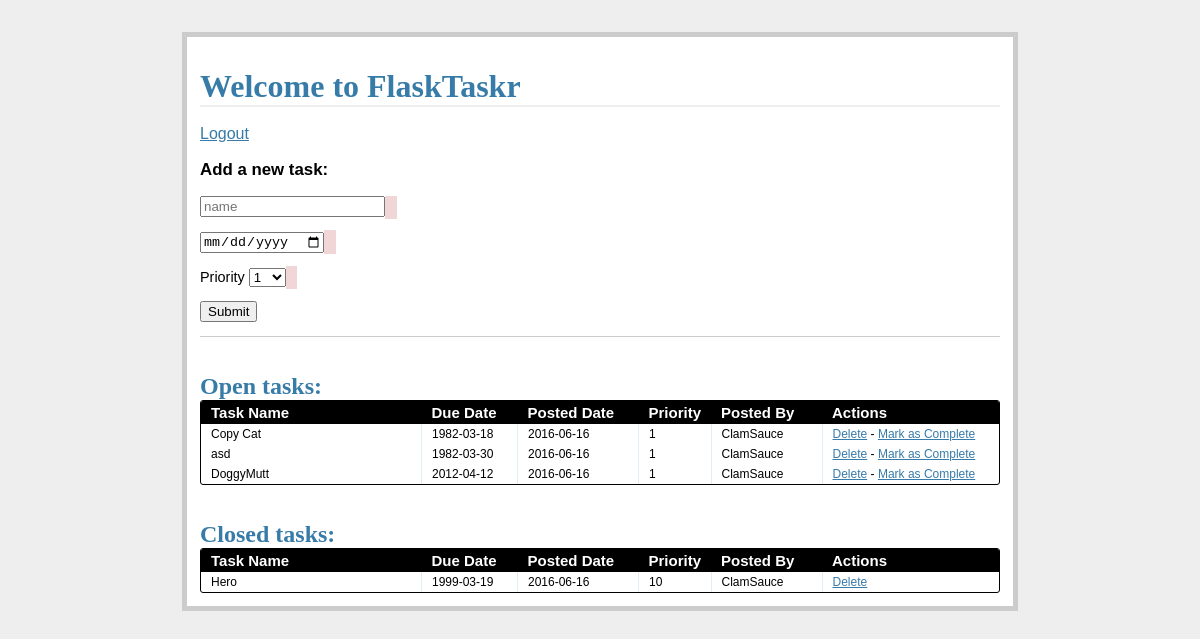
/tasks/ (signed in), run on an earlier commit of the app's database.
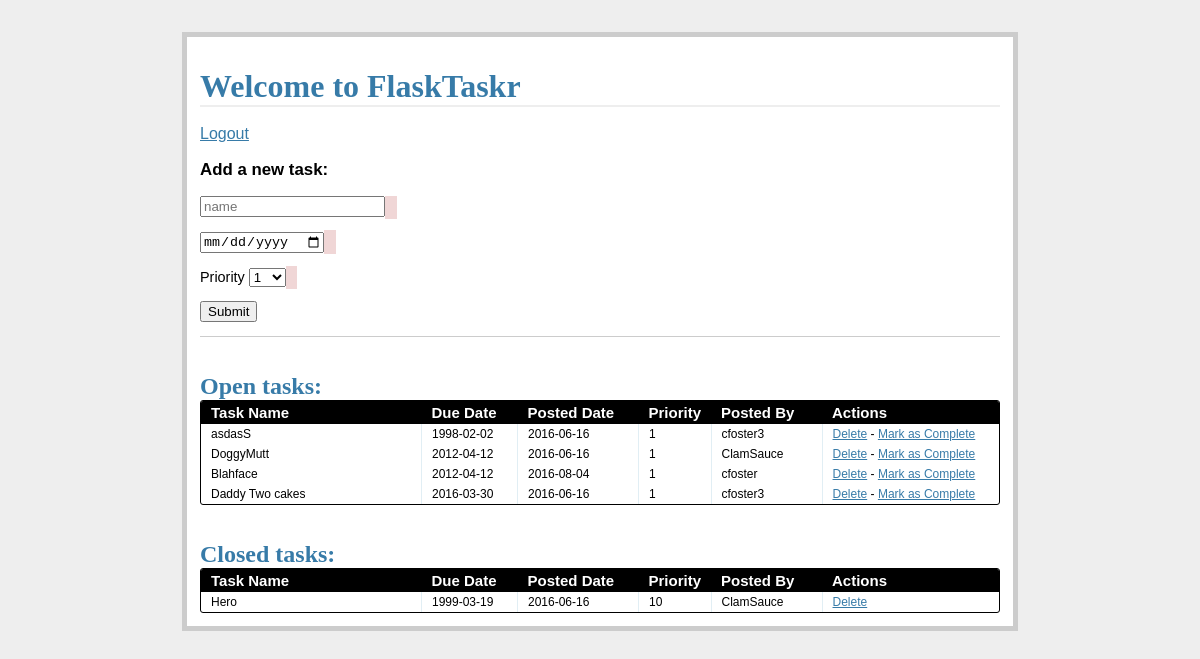
And on a later commit of the database.
### models.py (models this page shows, shortened)
class Task(db.Model):
    __tablename__ = "tasks"
    task_id = db.Column(db.Integer, primary_key=True)
    name = db.Column(db.String, nullable=False)
    due_date = db.Column(db.Date, nullable=False)
    priority = db.Column(db.Integer, nullable=False)
    posted_date = db.Column(db.Date, default=datetime.datetime.utcnow())
    status = db.Column(db.Integer)
    user_id = db.Column(db.Integer, db.ForeignKey('users.id'))

class User(db.Model):
    __tablename__ = 'users'
    id = db.Column(db.Integer, primary_key=True)
    name = db.Column(db.String, unique=True, nullable=False)
    email = db.Column(db.String, unique=True, nullable=False)
    password = db.Column(db.String, nullable=False)
    tasks = db.relationship('Task', backref='poster')

### views.py (the view)
@app.route('/tasks/')
@login_required
def tasks():
    open_tasks = db.session.query(Task).filter_by(status='1')\
                                       .order_by(Task.due_date.asc())
    closed_tasks = db.session.query(Task).filter_by(status='0')\
                                       .order_by(Task.due_date.asc())
    return render_template('tasks.html',
                           form=AddTaskForm(request.form),
                           open_tasks=open_tasks,
                           closed_tasks=closed_tasks)

### forms.py
class AddTaskForm(Form):
    task_id = IntegerField()
    name = StringField('Task Name', validators=[DataRequired()])
    due_date = DateField('Date Due (mm/dd/yyyy)',
                         validators=[DataRequired()],format='%m/%d/%Y')
    priority = SelectField('Priority', validators=[DataRequired()],choices=[
                                            ('1', '1'), ('2', '2'), ('3', '3'),
                                            ('4', '4'), ('5', '5'), ('6', '6'),
                                            ('7', '7'), ('8', '8'), ('9', '9'),
                                            ('10', '10')])
    status = IntegerField('Status')

### views.py (called while the page is built)
def login_required(test):
    @wraps(test)
    def wrap(*args, **kwargs):
        if 'logged_in' in session:
            return test(*args, **kwargs)
        else:
            flash('You need to login first.')
            return redirect(url_for('login'))
    return wrap

### templates/tasks.html (shortened to what this page needs)
{% extends "_base.html" %}
{% block content %}
<h1>Welcome to FlaskTaskr</h1>
<br>
<a href="/logout">Logout</a>
<div class="add-task">
  <h3>Add a new task:</h3>
    <form action="{{ url_for('new_task') }}" method="post">
      <p>
      {{ form.name(placeholder="name") }}
      <span class="error">
      </span>
      </p>
      <p>
      {{ form.due_date(placeholder="due date") }}
      <span class="error">
      </span>
      </p>
      <p>
      {{ form.priority.label }}
      {{ form.priority }}
      <span class="error">
      </span>
      </p>
      <p><input type="submit" value="Submit"></p>
    </form>
</div>
<div class="entries">
  <br>
  <br>
  <h2>Open tasks:</h2>
  <div class="datagrid">
    <table>
      <thead>
        <tr>
          <th width="200px"><strong>Task Name</strong></th>
          <th width="75px"><strong>Due Date</strong></th>
          <th width="100px"><strong>Posted
Date</strong></th>
          <th width="50px"><strong>Priority</strong></th>
          <th width="90px"><strong>Posted By</strong></th>
          <th><strong>Actions</strong></th>
        </tr>
      </thead>
      {% for task in open_tasks %}
        <tr>
          <td width="200px">{{ task.name }}</td>
          <td width="75px">{{ task.due_date }}</td>
          <td width="100px">{{ task.posted_date }}</td>
          <td width="50px">{{ task.priority }}</td>
          <td width="90px">{{ task.poster.name }}</td>
          <td>
            <a href="{{ url_for('delete_entry', task_id = task.task_id) }}">Delete</a>  -
            <a href="{{ url_for('complete', task_id = task.task_id) }}">Mark as Complete</a>
          </td>
        </tr>
      {% endfor %}
    </table>
  </div>
</div>
<br>
<br>
<div class="entries">
  <h2>Closed tasks:</h2>
  <div class="datagrid">
    <table>
      <thead>
        <tr>
          <th width="200px"><strong>Task Name</strong></th>
          <th width="75px"><strong>Due Date</strong></th>
          <th width="100px"><strong>Posted Date</strong></th>
          <th width="50px"><strong>Priority</strong></th>
          <th width="90px"><strong>Posted By</strong></th>
          <th><strong>Actions</strong></th>
        </tr>
      </thead>
      {% for task in closed_tasks %}
        <tr>
          <td width="200px">{{ task.name }}</td>
          <td width="75px">{{ task.due_date }}</td>
          <td width="100px">{{ task.posted_date }}</td>
          <td width="50px">{{ task.priority }}</td>
          <td width="90px">{{ task.poster.name }}</td>
          <td>
             <a href="{{ url_for('delete_entry', task_id = task.task_id) }}">Delete</a>
          </td>
        </tr>
        {% endfor %}
  </table>
  </div>
{% endblock %}

### templates/_base.html (shortened to what this page needs)
<!DOCTYPE html>
<html>
  <head>
    <link rel="stylesheet" href="{{ url_for('static', filename='css/main.css') }}">
  </head>
  <body>
    <div class="page">
      <br>
      {% block content %}
      {% endblock %}
  </body>
</html>

### static/css/main.css (style rules this page uses)
body { font-family: sans-serif; background: #eee; }
a, h1, h2 { color: #377BA8; }
h1, h2 { font-family: 'Georgia', serif; margin: 0; }
h1 { border-bottom: 2px solid #eee; }
h2 { font-size: 1.5em; }
.page { margin: 2em auto; width: 50em; border: 5px solid #ccc; padding: 0.8em; background: white; }
.entries { list-style: none; margin: 0; padding: 0; }
.add-task { font-size: 0.9em; border-bottom: 1px solid #ccc; }
.error { color: red; font-size: .8em; background-color: #FFFFFF; }
.datagrid table { border-collapse: collapse; text-align: left; width: 100%; }
.datagrid { background: #fff; overflow: hidden; border: 1px solid #000000; border-radius: 3px; }
.datagrid table td, .datagrid table th { padding: 3px 10px; }
.datagrid table thead th { background-color:#000000; color:#FFFFFF; font-size: 15px; font-weight: bold; }
.datagrid table thead th:first-child { border: none; }
.error { background: #F0D6D6; padding: 0.5em; }
.datagrid table tbody td { color: #000000; border-left: 1px solid #E1EEF4; font-size: 12px; font-weight: normal; }
.datagrid table tbody td:first-child { border-left: none; }
.datagrid table tbody tr:last-child td { border-bottom: none; }

What changed in the data, as far as the page shows it:
removed Task: name "Copy Cat", due_date "1982-03-18", posted_date "2016-06-16", priority "1", poster.name "ClamSauce", shown under "Open tasks:"
removed Task: name "asd", due_date "1982-03-30", posted_date "2016-06-16", priority "1", poster.name "ClamSauce", shown under "Open tasks:"
added Task: name "asdasS", due_date "1998-02-02", posted_date "2016-06-16", priority "1", poster.name "cfoster3", shown under "Open tasks:"
added Task: name "Blahface", due_date "2012-04-12", posted_date "2016-08-04", priority "1", poster.name "cfoster", shown under "Open tasks:"
added Task: name "Daddy Two cakes", due_date "2016-03-30", posted_date "2016-06-16", priority "1", poster.name "cfoster3", shown under "Open tasks:"
